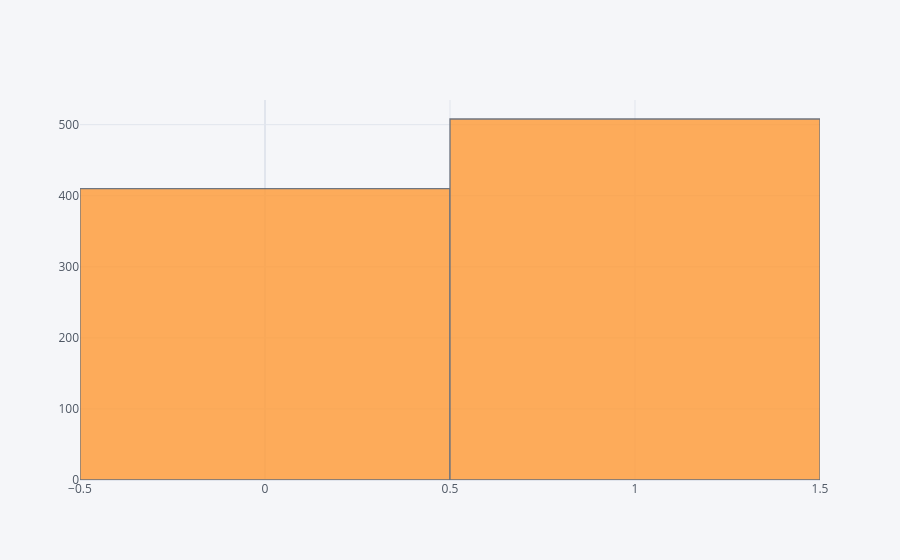

Notebook source saved alongside this figure:
### Code cell
df['HeartDisease'].iplot(kind='hist')

### Figure 1 — Plotly figure (JSON) as saved in the notebook; plotly's stock layout.template omitted (floating-point values rounded to 4 significant figures; data arrays with more than 128 entries replaced by an {"elided": "..."} marker saying what was removed)
{"data": [{"histfunc": "count", "histnorm": "", "marker": {"color": "rgba(255, 153, 51, 1.0)", "line": {"color": "#4D5663", "width": 1.3}}, "name": "HeartDisease", "opacity": 0.8, "orientation": "v", "type": "histogram", "x": {"elided": "918 int values"}}], "layout": {"autosize": true, "barmode": "overlay", "legend": {"bgcolor": "#F5F6F9", "font": {"color": "#4D5663"}}, "paper_bgcolor": "#F5F6F9", "plot_bgcolor": "#F5F6F9", "title": {"font": {"color": "#4D5663"}}, "xaxis": {"autorange": true, "gridcolor": "#E1E5ED", "range": [-0.5, 1.5], "showgrid": true, "tickfont": {"color": "#4D5663"}, "title": {"font": {"color": "#4D5663"}, "text": ""}, "type": "linear", "zerolinecolor": "#E1E5ED"}, "yaxis": {"autorange": true, "gridcolor": "#E1E5ED", "range": [0, 534.7], "showgrid": true, "tickfont": {"color": "#4D5663"}, "title": {"font": {"color": "#4D5663"}, "text": ""}, "zerolinecolor": "#E1E5ED"}}}
